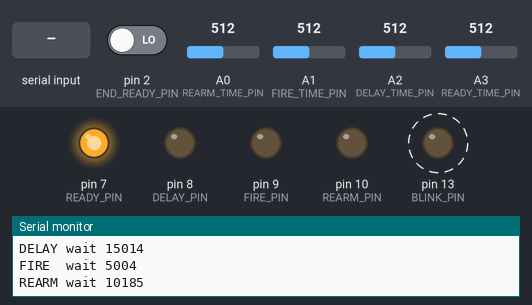
A sketch run on a simulated Arduino Uno, built with avr-gcc and run on an emulated ATmega328P. Parts: output pins drawn as LEDs (lit = HIGH), the last lines printed to the serial monitor. Dashed ring = blinking. The inputs (shaded band) are chosen by the test bench; at power-on: A2 (DELAY_TIME_PIN) = 512, pin 2 (END_READY_PIN) LOW, A1 (FIRE_TIME_PIN) = 512, A0 (REARM_TIME_PIN) = 512, A3 (READY_TIME_PIN) = 512.

Above: at 1.2 s.
1.3 s: A2 (DELAY_TIME_PIN) set to 363
8.5 s: A2 (DELAY_TIME_PIN) set to 348
At 16.8 s:
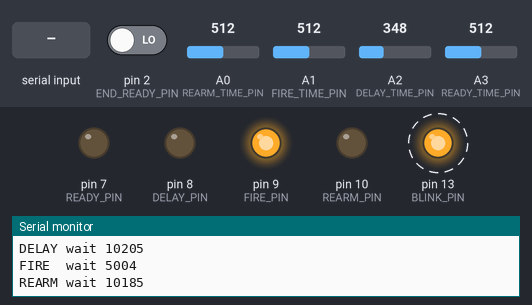
19.5 s: "t" received over Serial
At 20.5 s:
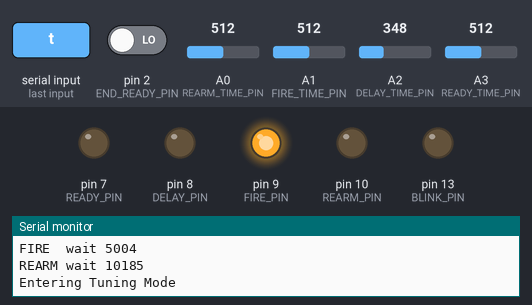
21.0 s: "t" received over Serial
At 23.3 s:
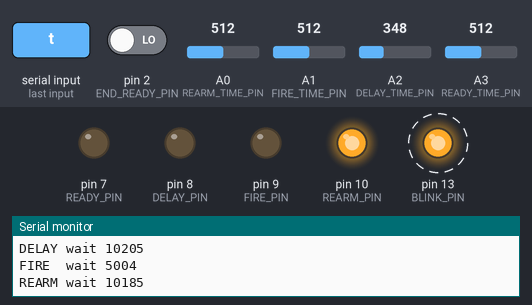
25.5 s: pin 2 (END_READY_PIN) driven HIGH
At 31.8 s:
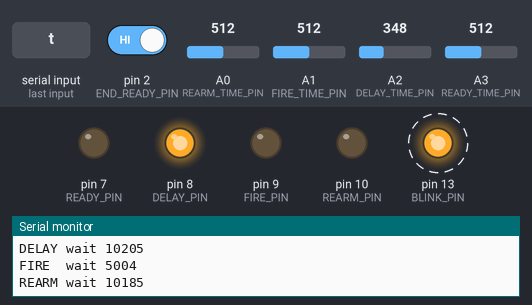
32.6 s: A1 (FIRE_TIME_PIN) set to 517
Timing chart, 0 to 47.6 s (numbered marks = the images above; inputs shaded):
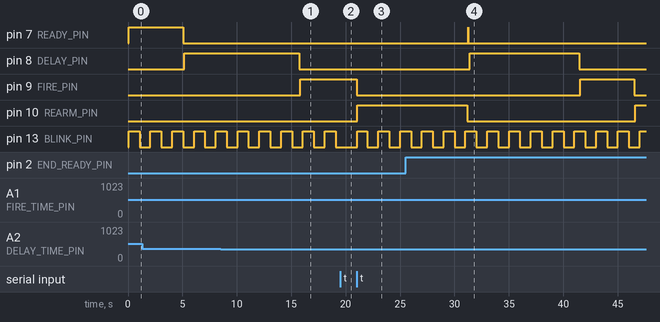

Measured:
- the behaviour switches between 349 and 348 on A2 (DELAY_TIME_PIN) (found by bisection; images 0 and 1)
- after the input at 19.5 s, pin 9 (FIRE_PIN): stays HIGH (without the input it goes to LOW after 1.2 s); pin 10 (REARM_PIN): stays LOW (without the input it goes to HIGH after 1.3 s); pin 13 (BLINK_PIN): stays LOW (without the input it goes to HIGH after 0.58 s)
- after the input at 21.0 s, pin 9 (FIRE_PIN): HIGH → LOW at once; pin 10 (REARM_PIN): LOW → HIGH after 0.08 s; pin 13 (BLINK_PIN): alternates HIGH for 0.96 s and LOW for 1.0 s, starting after 0.08 s
- after the input at 25.5 s, pin 8 (DELAY_PIN): LOW → HIGH after 5.9 s
- by itself, pin 13 (BLINK_PIN): alternates HIGH for 1.0 s and LOW for 1.0 s

The sketch:

PeopleDetector.ino
```cpp
/*
 * People Detector
 *
 * The People Detector is intended to identify if a person walked passed a point
 * (like a hallway or door) and fire an animatronic object.
 *
 * The People Detector moves through several states.  It starts in a READY state
 * where it is looking for a person to TRIGGER the detector.  Once triggered, it
 * goes into an optional DELAY state for a delayed firing effect.  When the time
 * elapses it then goes to a FIRE state for a specified amount of time.  After
 * that it will transition to an optional REARM state before being ready to be
 * triggered again.
 *
 *     READY --------------------------+------> RESET ----+
 *                                     |                  |
 *                                     V                  |
 *       +----- TRIGGER(END_READY_PIN) or END_TIME        |
 *       |                                                |
 *       V                                                V
 *     DELAY --------------------------+------> RESET ----+
 *                                     |                  |
 *                                     V                  |
 *       +----- TRIGGER(END_DELAY_PIN) or END_TIME        |
 *       |                                                |
 *       V                                                V
 *      FIRE --------------------------+------> RESET ----+
 *                                     |                  |
 *                                     V                  |
 *       +------ TRIGGER(END_FIRE_PIN) or END_TIME        |
 *       |                                                |
 *       V                                                V
 *     REARM  -------------------------+------> RESET ----+
 *                                     |                  |
 *                                     V                  |
 *              TRIGGER(END_REARM_PIN) or END_TIME        |
 *                                     |                  |
 *     READY  <------------------------+------------------+
 *
 * The People Detector has 2 ways to advance through the states.  One is via an
 * external event causing the Action Pin to go HIGH.  The other way is waiting
 * for the END_TIME duration to elapse.
 *
 * Each of the States have a pin which could TRIGGER and end of that state.  The
 * naming convention for the pins are END_<state>_PIN.  A value of -1 indicates
 * not to look for an external event.
 *
 * When the <state>_TIME has a value greater than 0 the People Detector will
 * wait for the specified amount of milli-seconds before going to the next state.
 *
 * Using a <state>_TIME value of 0 and an END_<state>_PIN of -1 will cause the
 * People Detector to skip that state.  If the <state>_TIME value is 0 and the
 * END_<state>_PIN is not -1 then it will wait for the END_<state>_PIN to go
 * HIGH.
 *
 * If both the END_<state>_PIN and <state>_TIME are specified the People Detector
 * will wait for the specified amount of time or the END_<state>_PIN to go HIGH
 * whichever comes first.
 *
 * There is also a RESET_PIN defined that will cause the People Detector to
 * reset back to READY state no matter where it is.
 *
 * The typical congiguration is below with a single pin for triggering the
 * People Detector using a PIC sensor (HC-SR501 Human Sensor Module Pyroelectric
 * Infrared). There is a single button for resetting
 * People Detector state.  Each of the 4 states have an indicator LED and the
 * expection is to attach the animatron to the FIRE_PIN.
 *
 * Created by: Gregg Ubben and Mark Lebioda
 * Created on: 06-Jan-2015
 * Modified on: 10-Oct-2015
 *
 */

// Pins, Constants, and Enums defined in People Detector header file
// This is needed due to limitations with the Arduino compiler handling enums
#include "PeopleDetector.h"

// Uncomment the following line to debug via the Serial Monitor
#define SERIAL_DEBUG

// Define digital inputs for triggering actions
// NOTUSED (-1) indicates not to look for an external event.
const int END_READY_PIN = 2;        // Trigger Pin
const int END_DELAY_PIN = NOTUSED;
const int END_FIRE_PIN = NOTUSED;
const int END_REARM_PIN = NOTUSED;
const int RESET_PIN = NOTUSED;
const int BLINK_PIN = 13;

// Define analog inputs for changing delay times
// NOTUSED (-1) indicates not to look for external time adjustments.
// If set the max value is defined by appropriate _TIME entry below.
const int READY_TIME_PIN = A3;
const int DELAY_TIME_PIN = A2;
const int FIRE_TIME_PIN = A1;
const int REARM_TIME_PIN = A0;

// Define outputs
// State indicator LEDs and Signals
// NOTUSED (-1) indicates not send signal.
const int READY_PIN = 7;
const int DELAY_PIN = 8;
const int FIRE_PIN = 9;
const int REARM_PIN = 10;

// Wait time in Millis for each state
// Use 0 to indicate skipping the state.
// This is either:
//   The amount of time if the _TIME_PIN value above is NOTUSED
//   The max amount of time if the _TIME_PIN is assigned.
const unsigned long READY_TIME = TIME_CALC(10, MINUTES);  // 10 minutes if not triggered
const unsigned long DELAY_TIME = TIME_CALC(30, SECONDS); // 2 seconds
const unsigned long FIRE_TIME  = TIME_CALC(10, SECONDS);    // 2 seconds
const unsigned long REARM_TIME = TIME_CALC(20, MINUTES);   // 20 seconds

const unsigned long BLINK_TIME = 1000;    // 1 second

// Current Action being performed
Action action = ACTION_NONE;

// Current State this is in
State state = STATE_READY;

// Transient variables
unsigned long currTime;
unsigned long waitUntil;
int actionPin;
bool waiting;
bool blinkLedState = false;
unsigned long nextBlinkMillis = 0;


/*
 * Initialize the Inputs, Outputs, and Variables
 */
void setup() {
    // For debugging
#ifdef SERIAL_DEBUG
    Serial.begin(9600);
#endif

    // Set up the trigger and input pins
    setupPin(END_READY_PIN, INPUT);
    setupPin(RESET_PIN, INPUT);

    // Set up the indicator and output pins
    setupPin(READY_PIN, OUTPUT);
    setupPin(DELAY_PIN, OUTPUT);
    setupPin(FIRE_PIN, OUTPUT);
    setupPin(REARM_PIN, OUTPUT);

    setupPin(BLINK_PIN, OUTPUT);

    blinkLed();
    changeState(STATE_READY);
}


/*
 * Continue looking for Actions performed and responding with appropriate state changes.
 */
void loop() {

  // Assume there is nothing to do
  action = ACTION_NONE;

  // Need current time for waiting count down
  currTime = millis();

  // Identify what incoming action, if any, has been detected

  // Waiting for time to elapse (lowest priority)
  if (doneWaiting()) {
    // Done waiting
    action = ACTION_END_TIME;
#ifdef SERIAL_DEBUG
    printAction();
#endif
  }

  // See if triggered  (medium priotity)
  // TRIGGER is a valid action only in READY state
  if (readPin(actionPin, LOW) == HIGH) {
    action = ACTION_TRIGGER;
#ifdef SERIAL_DEBUG
    printAction();
#endif
  }

  // See if reset  (highest priority)
  if (readPin(RESET_PIN, LOW) == HIGH) {
    action = ACTION_RESET;
#ifdef SERIAL_DEBUG
    printAction();
#endif
  }

  // Respond to the action
  switch (action) {
  case (ACTION_RESET):
      changeState(STATE_READY);
      break;

  case (ACTION_END_TIME):
  case (ACTION_TRIGGER):
      // Advance to next state
      switch (state) {
      case (STATE_READY):
          changeState(STATE_DELAY);
          break;
      case (STATE_DELAY):
          changeState(STATE_FIRE);
          break;
      case (STATE_FIRE):
          changeState(STATE_REARM);
          break;
      case (STATE_REARM):
          changeState(STATE_READY);
          break;
      }
      break;

  case (ACTION_NONE):
  default:
      // Nothing to do
      break;
  }

  // Blink the LED to show it is working
  blinkLed();

#ifdef SERIAL_DEBUG
  if (requested2Tune()) {
    performTuning();
  }
#endif
}

/*
 * Change to a new state.
 */
void changeState (State newstate) {
  int indicatorPin;

  // Turn all indicators off because we are changing state
  allLedsOff();

  switch (newstate) {
  case (STATE_READY):
      // Ready for someone to trigger
      wait(READY_TIME_PIN, READY_TIME, END_READY_PIN);
      indicatorPin = READY_PIN;
      break;

  case (STATE_DELAY):
      // Triggered - wait for a delayed fire
      wait(DELAY_TIME_PIN, DELAY_TIME, END_DELAY_PIN);
      indicatorPin = DELAY_PIN;
      break;

  case (STATE_FIRE):
      // Fire the animation
      wait(FIRE_TIME_PIN, FIRE_TIME, END_FIRE_PIN);
      indicatorPin = FIRE_PIN;
      break;

  case (STATE_REARM):
      // Wait before arming again.
      wait(REARM_TIME_PIN, REARM_TIME, END_REARM_PIN);
      indicatorPin = REARM_PIN;
      break;
  }

  state = newstate;

#ifdef SERIAL_DEBUG
  printState();
  printAllDelays();
#endif

  // Indicate current state
  writePin(indicatorPin, HIGH);

#ifdef SERIAL_DEBUG
  printEndLoop();
#endif

}


/*
 * Turn off all the LEDs.
 * Most likely there is a state change.
 */
void allLedsOff() {
    writePin(READY_PIN, LOW);
    writePin(DELAY_PIN, LOW);
    writePin(FIRE_PIN, LOW);
    writePin(REARM_PIN, LOW);
}

/*
 * Setup to wait
 */
void wait (int waitTimePin, unsigned long waitTime, int waitPin) {
  if (waitPin != NOTUSED && waitTime == 0) {
    // Only using a pin HIGH to for action not wait time
    waiting = false;
  }
  else {
    // set up wait time
    waiting = true;
    unsigned long waitValue = getWaitValue(waitTimePin, waitTime);
    waitUntil = currTime + waitValue;
#ifdef SERIAL_DEBUG
    printWait(waitValue, waitTime);
#endif
  }
  actionPin = waitPin;
}

/*
 * See if we are done waiting
 */
bool doneWaiting() {
  return (waiting && (currTime > waitUntil));
}

/*****************************************
 * Pin Helper Functions
 ****************************************/

unsigned long getWaitValue(int waitTimePin, unsigned long waitTime) {
  unsigned long returnWaitTime = waitTime;
  if (waitTimePin != NOTUSED) {
    int rawVal = analogRead(waitTimePin);
    returnWaitTime = map(rawVal, 0, 1023, 0, waitTime);
  }
  return returnWaitTime;
}

/*
 * Setup the Pin
 */
void setupPin (int pin, uint8_t mode) {
  if (pin != NOTUSED) {
    pinMode(pin, mode);
  }
}


/*
 * Write to the Pin
 */
void writePin (int pin, uint8_t state) {
  if (pin != NOTUSED) {
    digitalWrite(pin, state);
  }
}


/*
 * Read from the Pin
 */
int readPin (int pin, int deflt) {
  int retVal = deflt;
  if (pin != NOTUSED) {
    retVal = digitalRead(pin);
  }
  return retVal;
}

/*
 * Blink the LED to show it is working
 */
void blinkLed() {
  if (currTime > nextBlinkMillis) {
    nextBlinkMillis = currTime + BLINK_TIME;
    blinkLedState = !blinkLedState;
    writePin(BLINK_PIN, blinkLedState);
  }
}


/*****************************************
 * Serial Debugging Helper Functions
 ****************************************/

void printAction() {
  Serial.print("Action = ");
  Serial.println(ActionStrings[action]);
}

void printState() {
  Serial.print("State = ");
  Serial.println(StateStrings[state]);
}

void printEndLoop() {
  Serial.println();
}

void printWait(unsigned long waitValue, unsigned long waitTime) {
  if (waiting) {
    Serial.print("Wait for ");
    Serial.print(waitValue);
    Serial.print(" millis out of ");
    Serial.print(waitTime);
    Serial.println();
  }
  else {
    Serial.println("No Waiting");
  }

}

bool requested2Tune() {
  if (Serial.available() > 0) {
    int inByte = Serial.read();
    if (inByte == 't') {
      return true;
    }
  }
  return false;
}

void performTuning() {
  Serial.println("Entering Tuning Mode");
  bool tuning = true;
  while (tuning) {
    if (requested2Tune()) {
      tuning = false;
    }
    else {

    }
  }
}

void printAllDelays() {
  unsigned long waitValue;
  waitValue = getWaitValue(READY_TIME_PIN, READY_TIME);
  Serial.print("READY wait ");
  Serial.println(waitValue);
  waitValue = getWaitValue(DELAY_TIME_PIN, DELAY_TIME);
  Serial.print("DELAY wait ");
  Serial.println(waitValue);
  waitValue = getWaitValue(FIRE_TIME_PIN, FIRE_TIME);
  Serial.print("FIRE  wait ");
  Serial.println(waitValue);
  waitValue = getWaitValue(REARM_TIME_PIN, REARM_TIME);
  Serial.print("REARM wait ");
  Serial.println(waitValue);
}
```

PeopleDetector.h
```cpp
/*
 * People Detector header file.
 *
 * Used to define enums due to a limitation of the Arduino compiler.
 *
 *
 * Created by: Gregg Ubben and Mark Lebioda
 * Created on: 06-Jan-2015
 *
 */
#ifndef PeopleDetector_h
#define PeopleDetector_h

#define NOTUSED -1

// Define the Actions the People Detector to change state
enum Action {ACTION_NONE = 0, ACTION_TRIGGER = 1, ACTION_END_TIME = 2, ACTION_RESET = 3};

static const char * ActionStrings[] = {"None", "Trigger", "End Time", "Reset"};

// Define the states the People Detector can transition through.
enum State {STATE_READY = 0, STATE_DELAY = 1, STATE_FIRE = 2, STATE_REARM = 3};

static const char * StateStrings[] = {"Ready", "Delay", "Fire", "ReArm"};

#define SECONDS 1000
#define MINUTES (60 * SECONDS)
#define HOURS (60 * MINUTES)
#define TIME_CALC(x, y) (x * y)

#endif
```
